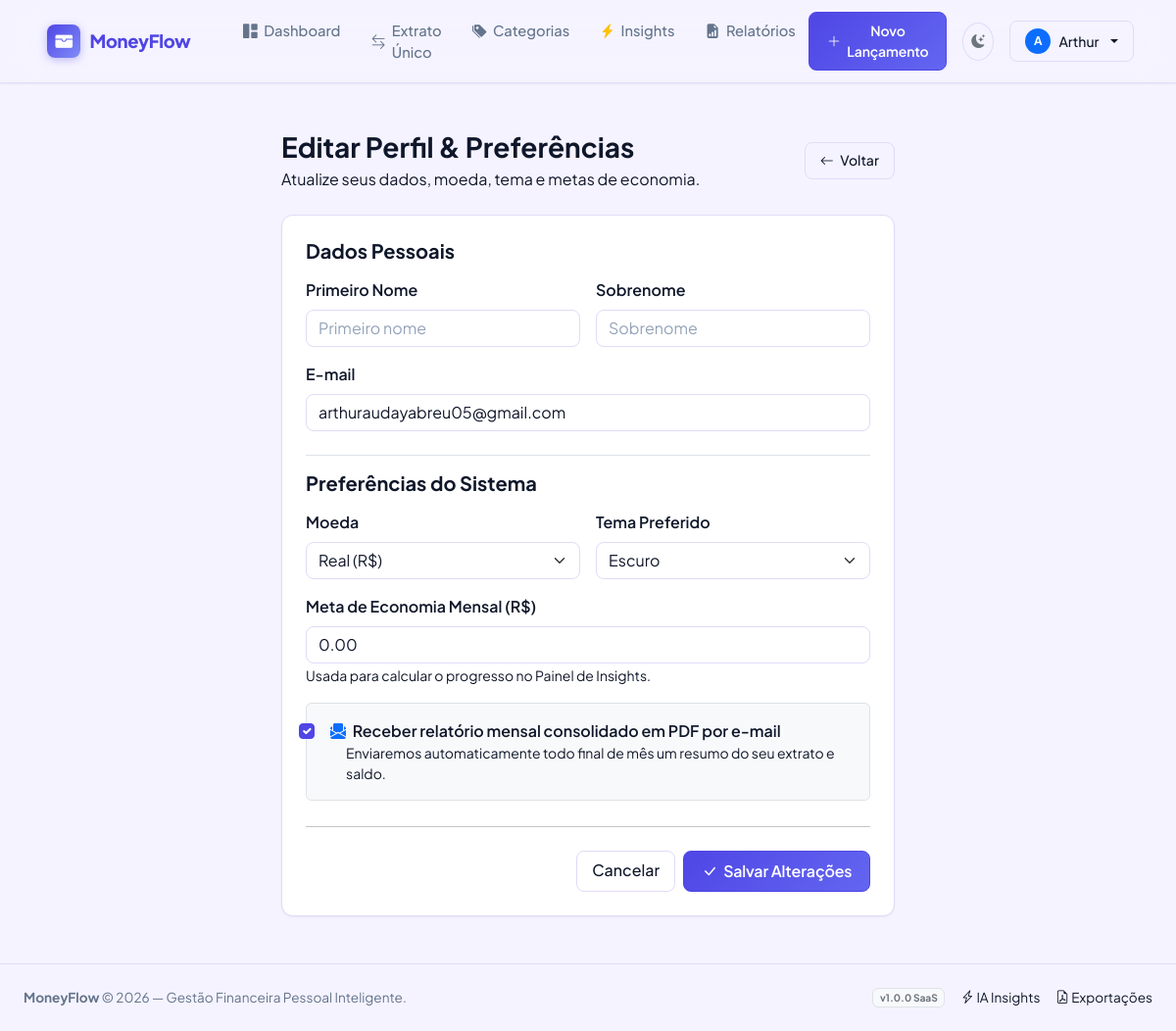
The page /accounts/profile/edit/ (signed in) on the database its author committed.
### apps/accounts/models.py (models this page shows, shortened)
class User(AbstractUser):
    email = models.EmailField('E-mail', unique=True)
    class Meta:
        verbose_name = 'Usuário'
        verbose_name_plural = 'Usuários'
        ordering = ['-date_joined']

class UserProfile(models.Model):
    THEME_CHOICES = [
        ('light', 'Claro'),
        ('dark', 'Escuro'),
        ('system', 'Sistema'),
    ]
    CURRENCY_CHOICES = [
        ('BRL', 'Real (R$)'),
        ('USD', 'Dólar (US$)'),
        ('EUR', 'Euro (€)'),
        ('ARS', 'Peso Argentino ($)'),
    ]
    user = models.OneToOneField(
        User,
        on_delete=models.CASCADE,
        related_name='profile',
        verbose_name='Usuário',
    )
    avatar = models.ImageField(
        'Avatar',
        upload_to='avatars/',
        blank=True,
        null=True,
    )
    currency = models.CharField(
        'Moeda',
        max_length=3,
        choices=CURRENCY_CHOICES,
        default='BRL',
    )
    theme_preference = models.CharField(
        'Tema',
        max_length=10,
        choices=THEME_CHOICES,
        default='light',
    )
    monthly_savings_target = models.DecimalField(
        'Meta de Economia Mensal',
        max_digits=12,
        decimal_places=2,
        default=0,
        help_text='Meta opcional de economia mensal para cálculos de Insights.',
    )
    receive_monthly_email_report = models.BooleanField(
        'Receber relatório mensal por e-mail',
        default=True,
        help_text='Enviar automaticamente o relatório do mês por e-mail.',
    )
    class Meta:
        verbose_name = 'Perfil'
        verbose_name_plural = 'Perfis'

### apps/accounts/views.py (the view)
# urls.py: path('profile/edit/', views.profile_edit_view, name='profile_edit'),
@login_required
def profile_edit_view(request):
    if request.method == 'POST':
        user_form = UserUpdateForm(request.POST, instance=request.user)
        profile_form = UserProfileForm(
            request.POST, request.FILES, instance=request.user.profile
        )
        if user_form.is_valid() and profile_form.is_valid():
            user_form.save()
            profile_form.save()
            messages.success(request, 'Perfil atualizado com sucesso!')
            return redirect('accounts:profile')
    else:
        user_form = UserUpdateForm(instance=request.user)
        profile_form = UserProfileForm(instance=request.user.profile)
    context = {
        'user_form': user_form,
        'profile_form': profile_form,
    }
    return render(request, 'accounts/profile_edit.html', context)

### apps/accounts/forms.py
class UserUpdateForm(forms.ModelForm):
    class Meta:
        model = User
        fields = ['first_name', 'last_name', 'email']
        widgets = {
            'first_name': forms.TextInput(attrs={
                'class': 'form-control',
                'placeholder': 'Primeiro nome',
            }),
            'last_name': forms.TextInput(attrs={
                'class': 'form-control',
                'placeholder': 'Sobrenome',
            }),
            'email': forms.EmailInput(attrs={
                'class': 'form-control',
                'placeholder': 'seu@email.com',
            }),
        }

class UserProfileForm(forms.ModelForm):
    class Meta:
        model = UserProfile
        fields = [
            'avatar',
            'currency',
            'theme_preference',
            'monthly_savings_target',
            'receive_monthly_email_report',
        ]
        widgets = {
            'currency': forms.Select(attrs={'class': 'form-select'}),
            'theme_preference': forms.Select(attrs={'class': 'form-select'}),
            'monthly_savings_target': forms.NumberInput(attrs={
                'class': 'form-control',
                'placeholder': '0,00',
                'step': '0.01',
            }),
            'receive_monthly_email_report': forms.CheckboxInput(attrs={
                'class': 'form-check-input',
            }),
        }

### templates/accounts/profile_edit.html (shortened to what this page needs)
{% extends 'base.html' %}
{% block content %}
<div class="container py-4" style="max-width: 650px;">
  <div class="d-flex align-items-center justify-content-between mb-4">
    <div>
      <h1 class="h3 fw-bold text-main mb-1">Editar Perfil & Preferências</h1>
      <p class="text-main mb-0">Atualize seus dados, moeda, tema e metas de economia.</p>
    </div>
    <a href="{% url 'accounts:profile' %}" class="btn btn-outline-custom btn-sm">
      <i class="bi bi-arrow-left me-1"></i> Voltar
    </a>
  </div>
  <div class="saas-card">
    <div class="saas-card-body p-4">
      <form method="POST" enctype="multipart/form-data">
        <h5 class="fw-bold mb-3 text-main">Dados Pessoais</h5>
        <div class="row g-3 mb-4">
          <div class="col-md-6">
            <label class="form-label fw-semibold text-main">Primeiro Nome</label>
            {{ user_form.first_name }}
          </div>
          <div class="col-md-6">
            <label class="form-label fw-semibold text-main">Sobrenome</label>
            {{ user_form.last_name }}
          </div>
          <div class="col-12">
            <label class="form-label fw-semibold text-main">E-mail</label>
            {{ user_form.email }}
          </div>
        </div>
        <h5 class="fw-bold mb-3 text-main pt-3 border-top">Preferências do Sistema</h5>
        <div class="row g-3">
          <div class="col-md-6">
            <label class="form-label fw-semibold text-main">Moeda</label>
            {{ profile_form.currency }}
          </div>
          <div class="col-md-6">
            <label class="form-label fw-semibold text-main">Tema Preferido</label>
            {{ profile_form.theme_preference }}
          </div>
          <div class="col-12">
            <label class="form-label fw-semibold text-main">Meta de Economia Mensal (R$)</label>
            {{ profile_form.monthly_savings_target }}
            <span class="text-main small">Usada para calcular o progresso no Painel de Insights.</span>
          </div>
          <div class="col-12">
            <div class="form-check p-3 bg-light rounded border">
              {{ profile_form.receive_monthly_email_report }}
              <label class="form-check-label fw-semibold text-main ms-2" for="{{ profile_form.receive_monthly_email_report.id_for_label }}">
                <i class="bi bi-envelope-paper-fill text-primary me-1"></i> Receber relatório mensal consolidado em PDF por e-mail
              </label>
              <div class="text-main small ms-4">Enviaremos automaticamente todo final de mês um resumo do seu extrato e saldo.</div>
            </div>
          </div>
        </div>
        <hr class="my-4">
        <div class="d-flex justify-content-end gap-2">
          <a href="{% url 'accounts:profile' %}" class="btn btn-outline-custom">Cancelar</a>
          <button type="submit" class="btn btn-primary-custom">
            <i class="bi bi-check-lg"></i> Salvar Alterações
          </button>
        </div>
      </form>
    </div>
  </div>
</div>
{% endblock %}

### templates/base.html (shortened to what this page needs)
{% load static %}
<!DOCTYPE html>
<html lang="pt-BR" data-theme="light">
<head>
  <link href="https://cdn.jsdelivr.net/npm/bootstrap@5.3.3/dist/css/bootstrap.min.css" rel="stylesheet">
  <link href="https://cdn.jsdelivr.net/npm/bootstrap-icons@1.11.3/font/bootstrap-icons.min.css" rel="stylesheet">
  <link rel="stylesheet" href="{% static 'css/style.css' %}">
</head>
<body>
  <nav class="navbar navbar-expand-lg navbar-top">
    <div class="container-fluid px-lg-4">
      <a class="navbar-brand navbar-brand-logo" href="{% if user.is_authenticated %}{% url 'dashboard:home' %}{% else %}{% url 'dashboard:landing' %}{% endif %}">
        <div class="navbar-brand-icon">
          <i class="bi bi-wallet-fill"></i>
        </div>
        <span>MoneyFlow</span>
      </a>
      <div class="collapse navbar-collapse" id="navbarMain">
        {% if user.is_authenticated %}
        <ul class="navbar-nav me-auto mb-2 mb-lg-0 ms-lg-4 gap-lg-1">
          <li class="nav-item">
            <a class="nav-link nav-link-custom {% if request.resolver_match.view_name == 'dashboard:home' %}active{% endif %}" href="{% url 'dashboard:home' %}">
              <i class="bi bi-grid-1x2-fill"></i> Dashboard
            </a>
          </li>
          <li class="nav-item">
            <a class="nav-link nav-link-custom {% if 'finance' in request.resolver_match.app_name and 'categories' not in request.path %}active{% endif %}" href="{% url 'finance:transaction_list' %}">
              <i class="bi bi-arrow-left-right"></i> Extrato Único
            </a>
          </li>
          <li class="nav-item">
            <a class="nav-link nav-link-custom {% if 'categories' in request.path %}active{% endif %}" href="{% url 'finance:category_list' %}">
              <i class="bi bi-tags-fill"></i> Categorias
            </a>
          </li>
          <li class="nav-item">
            <a class="nav-link nav-link-custom {% if 'insights' in request.resolver_match.app_name %}active{% endif %}" href="{% url 'insights:index' %}">
              <i class="bi bi-lightning-charge-fill text-warning"></i> Insights
            </a>
          </li>
          <li class="nav-item">
            <a class="nav-link nav-link-custom {% if 'reports' in request.resolver_match.app_name %}active{% endif %}" href="{% url 'reports:generator' %}">
              <i class="bi bi-file-earmark-bar-graph-fill"></i> Relatórios
            </a>
          </li>
        </ul>
        <div class="d-flex align-items-center gap-3">
          <a href="{% url 'finance:transaction_create' %}" class="btn btn-primary-custom btn-sm">
            <i class="bi bi-plus-lg"></i> Novo Lançamento
          </a>
          <button class="btn btn-outline-custom btn-sm rounded-circle p-2" id="themeToggle" title="Alternar tema">
            <i class="bi bi-moon-stars-fill" id="themeIcon"></i>
          </button>
          <div class="dropdown">
            <button class="btn btn-outline-custom btn-sm dropdown-toggle d-flex align-items-center gap-2" type="button" data-bs-toggle="dropdown" aria-expanded="false">
              <div class="rounded-circle bg-primary text-white d-flex align-items-center justify-content-center" style="width: 26px; height: 26px; font-size: 0.75rem; font-weight: 700;">
                {{ user.username|first|upper }}
              </div>
              <span class="d-none d-md-inline">{{ user.first_name|default:user.username }}</span>
            </button>
          </div>
        </div>
        {% endif %}
      </div>
    </div>
  </nav>
  <main class="flex-grow-1 py-4">
    {% block content %}{% endblock %}
  </main>
  <footer>
    <div class="container-fluid px-lg-4 d-flex flex-column flex-md-row align-items-center justify-content-between gap-2">
      <div>
        <strong>MoneyFlow</strong> &copy; {% now "Y" %} — Gestão Financeira Pessoal Inteligente.
      </div>
      <div class="d-flex align-items-center gap-3">
        <span class="badge bg-light text-secondary border">v1.0.0 SaaS</span>
        <a href="{% url 'insights:index' %}" class="text-decoration-none text-main"><i class="bi bi-lightning-charge"></i> IA Insights</a>
        <a href="{% url 'reports:generator' %}" class="text-decoration-none text-main"><i class="bi bi-file-earmark-pdf"></i> Exportações</a>
      </div>
    </div>
  </footer>
</body>
</html>

### static/css/style.css (style rules this page uses)
:root { --font-main: 'Plus Jakarta Sans', 'Inter', -apple-system, BlinkMacSystemFont, sans-serif; --color-primary: #4F46E5; --color-primary-hover: #4338CA; --color-primary-light: #EEF2FF; --color-income: #059669; --color-income-light: #ECFDF5; --color-expense: #DC2626; --color-expense-light: #FEF2F2; --color-neutral: #64748B; --color-warning: #D97706; --color-warning-light: #FFFBEB; --bg-app: #F5F3FF; --bg-surface: #FFFFFF; --bg-surface-hover: #F8F7FF; --border-color: #E2DAF8; --border-focus: #A5B4FC; --text-main: #0F172A; --text-muted: #64748B; --text-subtle: #94A3B8; --shadow-sm: 0 1px 2px 0 rgba(0, 0, 0, 0.05); --shadow-md: 0 4px 6px -1px rgba(0, 0, 0, 0.07), 0 2px 4px -2px rgba(0, 0, 0, 0.05); --shadow-lg: 0 10px 15px -3px rgba(0, 0, 0, 0.08), 0 4px 6px -4px rgba(0, 0, 0, 0.04); --shadow-glow: 0 0 20px rgba(79, 70, 229, 0.18); --shadow-glow-sm: 0 0 10px rgba(79, 70, 229, 0.12); --radius-sm: 8px; --radius-md: 12px; --radius-lg: 16px; --radius-full: 9999px; --transition-fast: all 0.15s ease; --transition-base: all 0.2s ease; }
* { box-sizing: border-box; }
body { font-family: var(--font-main); background-color: var(--bg-app); color: var(--text-main); margin: 0; padding: 0; -webkit-font-smoothing: antialiased; font-feature-settings: "cv02", "cv03", "cv04", "cv11"; min-height: 100vh; display: flex; flex-direction: column; transition: background-color 0.3s ease, color 0.3s ease; }
.navbar-top { background: rgba(245, 243, 255, 0.92); border-bottom: 1px solid var(--border-color); box-shadow: var(--shadow-sm); padding: 0.75rem 1.5rem; position: sticky; top: 0; z-index: 1030; backdrop-filter: blur(16px); -webkit-backdrop-filter: blur(16px); transition: background 0.3s ease, border-color 0.3s ease; }
.navbar-brand-logo { display: flex; align-items: center; gap: 0.6rem; font-weight: 800; font-size: 1.15rem; color: var(--color-primary) !important; text-decoration: none; letter-spacing: -0.02em; }
.navbar-brand-icon { width: 34px; height: 34px; background: linear-gradient(135deg, #4F46E5 0%, #818CF8 100%); color: white; border-radius: var(--radius-sm); display: flex; align-items: center; justify-content: center; font-size: 1.1rem; box-shadow: 0 2px 8px rgba(79, 70, 229, 0.35); transition: var(--transition-base); }
.nav-link-custom { font-weight: 500; font-size: 0.92rem; color: var(--text-muted) !important; padding: 0.5rem 0.85rem !important; border-radius: var(--radius-sm); transition: var(--transition-fast); display: flex; align-items: center; gap: 0.4rem; }
.saas-card { background: var(--bg-surface); border: 1px solid var(--border-color); border-radius: var(--radius-md); box-shadow: var(--shadow-sm); transition: transform 0.2s ease, box-shadow 0.2s ease, border-color 0.2s ease; overflow: hidden; }
.saas-card-body { padding: 1.35rem; }
.btn-primary-custom { background: linear-gradient(135deg, #4F46E5 0%, #6366F1 100%); border: 1px solid #4F46E5; color: white; font-weight: 600; padding: 0.5rem 1.1rem; border-radius: var(--radius-sm); transition: var(--transition-fast); display: inline-flex; align-items: center; gap: 0.4rem; text-decoration: none; letter-spacing: -0.01em; }
.btn-outline-custom { background: transparent; border: 1px solid var(--border-color); color: var(--text-main); font-weight: 500; padding: 0.45rem 0.95rem; border-radius: var(--radius-sm); transition: var(--transition-fast); }
.form-control, .form-select, .input-group-text { background-color: var(--bg-surface) !important; border-color: var(--border-color) !important; color: var(--text-main) !important; border-radius: var(--radius-sm) !important; transition: border-color 0.15s ease, box-shadow 0.15s ease !important; font-family: var(--font-main) !important; }
.form-control::placeholder { color: var(--text-subtle) !important; }
.form-label { color: var(--text-main); font-weight: 600; }
.form-check-input { background-color: var(--bg-surface) !important; border-color: var(--border-color) !important; }
.form-check-input:checked { background-color: var(--color-primary) !important; border-color: var(--color-primary) !important; }
.form-check-label { color: var(--text-muted); }
footer { margin-top: auto; border-top: 1px solid var(--border-color); background: var(--bg-app); padding: 1.5rem 0; font-size: 0.85rem; color: var(--text-muted); }
footer a { color: var(--text-muted); transition: color 0.15s ease; }
.text-main, .text-muted { color: var(--text-main) !important; }

### rows shown on the page
User: username|first "A", first_name "Arthur", email "arthuraudayabreu05@gmail.com"
UserProfile: currency "Real (R$)", theme_preference "Escuro", monthly_savings_target "0.00", receive_monthly_email_report "☑"
